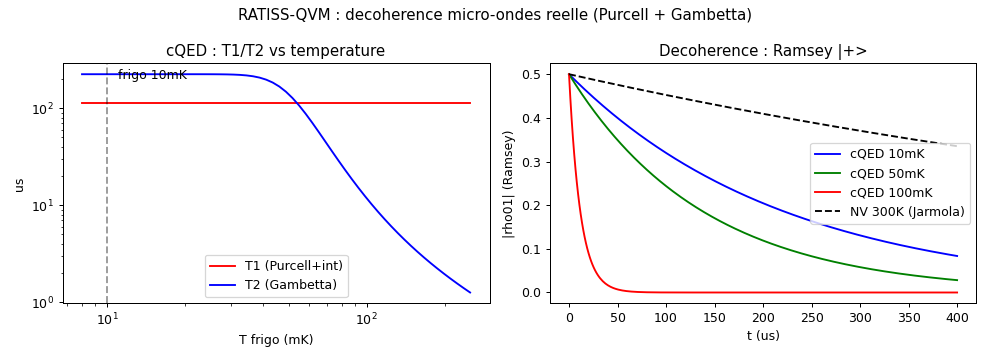

This chart was generated by the following Python code:
"""Décohérence micro-ondes réelle : T1/T2 dérivés du résonateur (Purcell+Gambetta),
vs NV phénoménologique. Figure demos/decoherence_microondes.png. MIT."""
import sys
sys.path.insert(0, '/home/user/RATISS-QVM')
import numpy as np
import matplotlib
matplotlib.use('Agg')
import matplotlib.pyplot as plt
from ratiss_qpu.microondes import CavityQED
from ratiss_qpu.coherence import DecoherenceModel

c = CavityQED()
print('[cQED]', {k: round(v, 3) if isinstance(v, float) else v
                 for k, v in c.specs().items()})
for T in (0.010, 0.050, 0.100):
    print(f'T={T*1000:.0f}mK : T1={c.t1_s(T)*1e6:.1f}us T2={c.t2_s(T)*1e6:.1f}us '
          f'({c.coherent_ops(T, 40e-9):.0f} portes @40ns)')

fig, ax = plt.subplots(1, 2, figsize=(11, 4))
Ts = np.logspace(np.log10(0.008), np.log10(0.25), 60)
ax[0].loglog(Ts * 1000, [c.t1_s(T) * 1e6 for T in Ts], 'r-', label='T1 (Purcell+int)')
ax[0].loglog(Ts * 1000, [c.t2_s(T) * 1e6 for T in Ts], 'b-', label='T2 (Gambetta)')
ax[0].axvline(10, color='k', ls='--', alpha=0.4)
ax[0].text(11, 200, 'frigo 10mK')
ax[0].set_xlabel('T frigo (mK)'); ax[0].set_ylabel('us'); ax[0].legend()
ax[0].set_title('cQED : T1/T2 vs temperature')
t = np.linspace(0, 400e-6, 300)
for T, col in ((0.010, 'b'), (0.050, 'g'), (0.100, 'r')):
    ax[1].plot(t * 1e6, 0.5 * np.exp(-t / c.t2_s(T)), col, label=f'cQED {T*1000:.0f}mK')
nv = DecoherenceModel()
ax[1].plot(t * 1e6, 0.5 * np.exp(-t / nv.t2_s(300.0)), 'k--', label='NV 300K (Jarmola)')
ax[1].set_xlabel('t (us)'); ax[1].set_ylabel('|rho01| (Ramsey)')
ax[1].legend(); ax[1].set_title('Decoherence : Ramsey |+>')
fig.suptitle('RATISS-QVM : decoherence micro-ondes reelle (Purcell + Gambetta)')
fig.tight_layout()
fig.savefig('/home/user/RATISS-QVM/demos/decoherence_microondes.png', dpi=90)
print('[demo] png ok')
